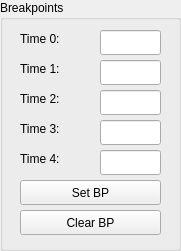
    <widget class="QGroupBox" name="groupBox">
     <property name="geometry">
      <rect>
       <x>230</x>
       <y>220</y>
       <width>181</width>
       <height>251</height>
      </rect>
     </property>
     <property name="title">
      <string>Breakpoints</string>
     </property>
     <widget class="PyDMPushButton" name="PyDMPushButton_37">
      <property name="geometry">
       <rect>
        <x>20</x>
        <y>210</y>
        <width>141</width>
        <height>25</height>
       </rect>
      </property>
      <property name="toolTip">
       <string/>
      </property>
      <property name="text">
       <string>Clear BP</string>
      </property>
      <property name="alarmSensitiveContent" stdset="0">
       <bool>false</bool>
      </property>
      <property name="alarmSensitiveBorder" stdset="0">
       <bool>false</bool>
      </property>
      <property name="PyDMToolTip" stdset="0">
       <string/>
      </property>
      <property name="channel" stdset="0">
       <string>ca://${DEV}:CLEAR_BP_OUT.PROC</string>
      </property>
      <property name="passwordProtected" stdset="0">
       <bool>false</bool>
      </property>
      <property name="password" stdset="0">
       <string/>
      </property>
      <property name="protectedPassword" stdset="0">
       <string/>
      </property>
      <property name="showConfirmDialog" stdset="0">
       <bool>false</bool>
      </property>
      <property name="confirmMessage" stdset="0">
       <string>Are you sure you want to proceed?</string>
      </property>
      <property name="pressValue" stdset="0">
       <string>1</string>
      </property>
      <property name="releaseValue" stdset="0">
       <string>None</string>
      </property>
      <property name="relativeChange" stdset="0">
       <bool>false</bool>
      </property>
      <property name="writeWhenRelease" stdset="0">
       <bool>false</bool>
      </property>
     </widget>
     <widget class="PyDMPushButton" name="PyDMPushButton_22">
      <property name="geometry">
       <rect>
        <x>20</x>
        <y>180</y>
        <width>141</width>
        <height>25</height>
       </rect>
      </property>
      <property name="toolTip">
       <string/>
      </property>
      <property name="text">
       <string>Set BP</string>
      </property>
      <property name="alarmSensitiveContent" stdset="0">
       <bool>false</bool>
      </property>
      <property name="alarmSensitiveBorder" stdset="0">
       <bool>false</bool>
      </property>
      <property name="PyDMToolTip" stdset="0">
       <string/>
      </property>
      <property name="channel" stdset="0">
       <string>ca://${DEV}:SET_BP_OUT.PROC</string>
      </property>
      <property name="passwordProtected" stdset="0">
       <bool>false</bool>
      </property>
      <property name="password" stdset="0">
       <string/>
      </property>
      <property name="protectedPassword" stdset="0">
       <string/>
      </property>
      <property name="showConfirmDialog" stdset="0">
       <bool>false</bool>
      </property>
      <property name="confirmMessage" stdset="0">
       <string>Are you sure you want to proceed?</string>
      </property>
      <property name="pressValue" stdset="0">
       <string>1</string>
      </property>
      <property name="releaseValue" stdset="0">
       <string>None</string>
      </property>
      <property name="relativeChange" stdset="0">
       <bool>false</bool>
      </property>
      <property name="writeWhenRelease" stdset="0">
       <bool>false</bool>
      </property>
     </widget>
     <widget class="PyDMLineEdit" name="PyDMLineEdit_14">
      <property name="geometry">
       <rect>
        <x>100</x>
        <y>120</y>
        <width>61</width>
        <height>25</height>
       </rect>
      </property>
      <property name="toolTip">
       <string/>
      </property>
      <property name="precision" stdset="0">
       <number>0</number>
      </property>
      <property name="showUnits" stdset="0">
       <bool>false</bool>
      </property>
      <property name="precisionFromPV" stdset="0">
       <bool>true</bool>
      </property>
      <property name="alarmSensitiveContent" stdset="0">
       <bool>false</bool>
      </property>
      <property name="alarmSensitiveBorder" stdset="0">
       <bool>false</bool>
      </property>
      <property name="PyDMToolTip" stdset="0">
       <string/>
      </property>
      <property name="channel" stdset="0">
       <string>ca://${DEV}:BP_IDX3</string>
      </property>
     </widget>
     <widget class="PyDMLineEdit" name="PyDMLineEdit_13">
      <property name="geometry">
       <rect>
        <x>100</x>
        <y>90</y>
        <width>61</width>
        <height>25</height>
       </rect>
      </property>
      <property name="toolTip">
       <string/>
      </property>
      <property name="precision" stdset="0">
       <number>0</number>
      </property>
      <property name="showUnits" stdset="0">
       <bool>false</bool>
      </property>
      <property name="precisionFromPV" stdset="0">
       <bool>true</bool>
      </property>
      <property name="alarmSensitiveContent" stdset="0">
       <bool>false</bool>
      </property>
      <property name="alarmSensitiveBorder" stdset="0">
       <bool>false</bool>
      </property>
      <property name="PyDMToolTip" stdset="0">
       <string/>
      </property>
      <property name="channel" stdset="0">
       <string>ca://${DEV}:BP_IDX2</string>
      </property>
     </widget>
     <widget class="PyDMLineEdit" name="PyDMLineEdit_7">
      <property name="geometry">
       <rect>
        <x>100</x>
        <y>30</y>
        <width>61</width>
        <height>25</height>
       </rect>
      </property>
      <property name="toolTip">
       <string/>
      </property>
      <property name="precision" stdset="0">
       <number>0</number>
      </property>
      <property name="showUnits" stdset="0">
       <bool>false</bool>
      </property>
      <property name="precisionFromPV" stdset="0">
       <bool>true</bool>
      </property>
      <property name="alarmSensitiveContent" stdset="0">
       <bool>false</bool>
      </property>
      <property name="alarmSensitiveBorder" stdset="0">
       <bool>false</bool>
      </property>
      <property name="PyDMToolTip" stdset="0">
       <string/>
      </property>
      <property name="channel" stdset="0">
       <string>ca://${DEV}:BP_IDX0</string>
      </property>
     </widget>
     <widget class="PyDMLineEdit" name="PyDMLineEdit_8">
      <property name="geometry">
       <rect>
        <x>100</x>
        <y>60</y>
        <width>61</width>
        <height>25</height>
       </rect>
      </property>
      <property name="toolTip">
       <string/>
      </property>
      <property name="precision" stdset="0">
       <number>0</number>
      </property>
      <property name="showUnits" stdset="0">
       <bool>false</bool>
      </property>
      <property name="precisionFromPV" stdset="0">
       <bool>true</bool>
      </property>
      <property name="alarmSensitiveContent" stdset="0">
       <bool>false</bool>
      </property>
      <property name="alarmSensitiveBorder" stdset="0">
       <bool>false</bool>
      </property>
      <property name="PyDMToolTip" stdset="0">
       <string/>
      </property>
      <property name="channel" stdset="0">
       <string>ca://${DEV}:BP_IDX1</string>
      </property>
     </widget>
     <widget class="PyDMLineEdit" name="PyDMLineEdit_15">
      <property name="geometry">
       <rect>
        <x>100</x>
        <y>150</y>
        <width>61</width>
        <height>25</height>
       </rect>
      </property>
      <property name="toolTip">
       <string/>
      </property>
      <property name="precision" stdset="0">
       <number>0</number>
      </property>
      <property name="showUnits" stdset="0">
       <bool>false</bool>
      </property>
      <property name="precisionFromPV" stdset="0">
       <bool>true</bool>
      </property>
      <property name="alarmSensitiveContent" stdset="0">
       <bool>false</bool>
      </property>
      <property name="alarmSensitiveBorder" stdset="0">
       <bool>false</bool>
      </property>
      <property name="PyDMToolTip" stdset="0">
       <string/>
      </property>
      <property name="channel" stdset="0">
       <string>ca://${DEV}:BP_IDX4</string>
      </property>
     </widget>
     <widget class="PyDMLabel" name="PyDMLabel_112">
      <property name="geometry">
       <rect>
        <x>20</x>
        <y>90</y>
        <width>66</width>
        <height>17</height>
       </rect>
      </property>
      <property name="toolTip">
       <string/>
      </property>
      <property name="text">
       <string>Time 2:</string>
      </property>
     </widget>
     <widget class="PyDMLabel" name="PyDMLabel_110">
      <property name="geometry">
       <rect>
        <x>20</x>
        <y>30</y>
        <width>66</width>
        <height>17</height>
       </rect>
      </property>
      <property name="toolTip">
       <string/>
      </property>
      <property name="text">
       <string>Time 0:</string>
      </property>
     </widget>
     <widget class="PyDMLabel" name="PyDMLabel_113">
      <property name="geometry">
       <rect>
        <x>20</x>
        <y>120</y>
        <width>66</width>
        <height>17</height>
       </rect>
      </property>
      <property name="toolTip">
       <string/>
      </property>
      <property name="text">
       <string>Time 3:</string>
      </property>
     </widget>
     <widget class="PyDMLabel" name="PyDMLabel_114">
      <property name="geometry">
       <rect>
        <x>20</x>
        <y>150</y>
        <width>66</width>
        <height>17</height>
       </rect>
      </property>
      <property name="toolTip">
       <string/>
      </property>
      <property name="text">
       <string>Time 4:</string>
      </property>
     </widget>
     <widget class="PyDMLabel" name="PyDMLabel_111">
      <property name="geometry">
       <rect>
        <x>20</x>
        <y>60</y>
        <width>66</width>
        <height>17</height>
       </rect>
      </property>
      <property name="toolTip">
       <string/>
      </property>
      <property name="text">
       <string>Time 1:</string>
      </property>
     </widget>
    </widget>
